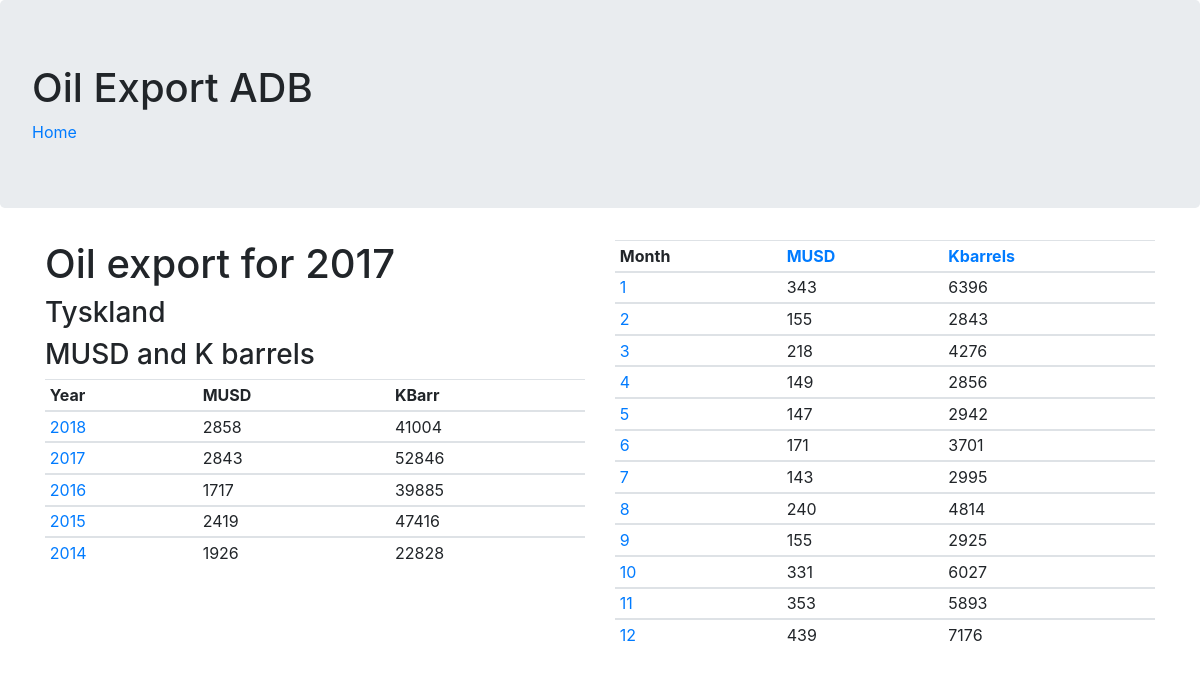
Screenshot of /adb/web_mysql/stat3.php?year=2017&cc=DE with the database file from the repository.
### tables this page shows
create table country_dim (
  cid char(2),
  cname varchar(50) not null,
  primary key(cid)
);

create table fact_aggregated (
  pid int,
  cid char(2),
  year int not null check (year > 1970 and year < 2100),
  amountMNOK numeric(12,2),
  amountMUSD numeric(12,2),
  kbarrels numeric(12,2),
  foreign key (pid) references product_dim(pid),
  foreign key (cid) references country_dim(cid),
  primary key(pid,cid,year)
);

create table facttable_USDP_Barrels (
  pid int,
  cid char(2),
  month int not null check (month > 0 and month < 13),
  year int not null check (year > 1970 and year < 2100),
  amountMNOK numeric(10,2),
  amountMUSD numeric(10,2),
  kbarrels numeric(10,2),
  foreign key (pid) references product_dim(pid),
  foreign key (cid) references country_dim(cid),
  primary key(pid,cid,month,year)
);

### adb/web_mysql/stat3.php (the view, shortened to what this page needs)
<html>
	<head>
		<link href="https://stackpath.bootstrapcdn.com/bootstrap/4.1.3/css/bootstrap.min.css" rel="stylesheet">
	</head>
	<body>
	    <div class='jumbotron'>
			<h1>Oil Export ADB</h1>
			<a href="stat1.php">Home</a>
		</div>
		<?php
		    function openConnection()
		    {
				$servername = "localhost";
				$username = "eivind";
				$password = "passord1";
				$dbname = "proj_adb";
				$conn = new mysqli($servername, $username, $password, $dbname);
				return $conn;
		    }
			function getYearUrlparam()
			{
				$yyyy = $_GET['year'];
				return $yyyy;
			}
			function getCountryCodeparam()
			{
				$cc = $_GET['cc'];
				return $cc;
			}
			function getCountryByCC($cc)
			{
				return "select cname from country_dim " .
				"where cid='{$cc}' ";
			}
			function getCountrystatByYear($cc)
			{
				return "select f.year, f.cid, f.amountMUSD as MUSD, f.kbarrels as KBarr " .
				"from fact_aggregated f, country_dim c " .
				"where f.cid = c.cid and f.cid='{$cc}' " .
				"and f.pid = 1 order by f.year desc";
			}
			function createSql($year, $cc)
			{
				return "select f.year, f.month, f.amountMUSD as MUSD, f.kbarrels as KBarr, f.cid  " .
				"from facttable_USDP_Barrels f, product_dim p " .
				"where f.pid=p.pid " .
				"and f.year={$year} " .
				"and f.pid=1 " .
				"and f.cid='{$cc}'";
			}
			function displayData($countryQry, $byYearQry, $getQry, $year, $cc)
			{
				echo "<div class='container'>";
				echo "<div class='row'>";
				echo "<div class='col-md-6'>";
				echo "<div><h1>Oil export for {$year}</h1>";
				while($row = $countryQry->fetch_assoc())
				{
					echo "<h3>" . $row["cname"] . "</h3>";
				}
				echo "<h3>MUSD and K barrels</h3></div>";
				echo "<table class='table table-sm table-hover'>";
				echo "<thead><tr><th>Year</th><th>MUSD</th><th>KBarr</th></tr></thead>";
				while($row = $byYearQry->fetch_assoc())
				{
					echo "<tbody><tr>";
					echo "<td><a href='stat3.php?year={$row["year"]}&cc={$row["cid"]}'>{$row["year"]}</a></td>";
					echo "<td>" . round($row["MUSD"]) . "</td>";
					echo "<td>" . round($row["KBarr"]) . "</td>";
					echo "</tr></tbody>";
				}
				echo "</table>";
				echo "</div>";
				echo "<div class='col-md-6'>";
				echo "<table class='table table-sm table-hover'>";
				echo "<thead><tr><th>Month</th><th><a href='stat4.php?year={$year}'>MUSD</a></th><th><a href='stat5.php?year={$year}'>Kbarrels</a></th></tr></thead>";
				while($row = $getQry->fetch_assoc())
				{
					echo "<tbody><tr>";
					echo "<td><a href='stat6.php?year={$row["year"]}&month={$row["month"]}&cc={$row["cid"]}'>{$row["month"]}</a></td>";
					echo "<td>" . round($row["MUSD"]) . "</td>";
					echo "<td>" . round($row["KBarr"]) . "</td>";
					echo "</tr></tbody>";
				}
				echo "</table>";
				echo "</div>";
				echo "</div>";
				echo "</div>";
			}
			$conn = openConnection();
			$year = getYearUrlparam();
			$cc = getCountryCodeparam();
			$countrySql = getCountryByCC($cc);
			$countryQry = $conn->query($countrySql);
			$byYearSql = getCountrystatByYear($cc);
			$byYearQry = $conn->query($byYearSql);
			$sql = createSql($year, $cc);
			$getQry = $conn->query($sql);
			displayData($countryQry, $byYearQry, $getQry, $year, $cc);
		?>
	</body>
</html>

### rows the page displays
country_dim: cname "Tyskland"
fact_aggregated: year "2018", amountMUSD "2858", kbarrels "41004"
fact_aggregated: year "2017", amountMUSD "2843", kbarrels "52846"
fact_aggregated: year "2016", amountMUSD "1717", kbarrels "39885"
fact_aggregated: year "2015", amountMUSD "2419", kbarrels "47416"
fact_aggregated: year "2014", amountMUSD "1926", kbarrels "22828"
facttable_usdp_barrels: month "1", amountMUSD "343", kbarrels "6396"
facttable_usdp_barrels: month "2", amountMUSD "155", kbarrels "2843"
facttable_usdp_barrels: month "3", amountMUSD "218", kbarrels "4276"
facttable_usdp_barrels: month "4", amountMUSD "149", kbarrels "2856"
facttable_usdp_barrels: month "5", amountMUSD "147", kbarrels "2942"
facttable_usdp_barrels: month "6", amountMUSD "171", kbarrels "3701"
facttable_usdp_barrels: month "7", amountMUSD "143", kbarrels "2995"
facttable_usdp_barrels: month "8", amountMUSD "240", kbarrels "4814"
facttable_usdp_barrels: month "9", amountMUSD "155", kbarrels "2925"
facttable_usdp_barrels: month "10", amountMUSD "331", kbarrels "6027"
facttable_usdp_barrels: month "11", amountMUSD "353", kbarrels "5893"
facttable_usdp_barrels: month "12", amountMUSD "439", kbarrels "7176"

### other values shown
$year "2017"
